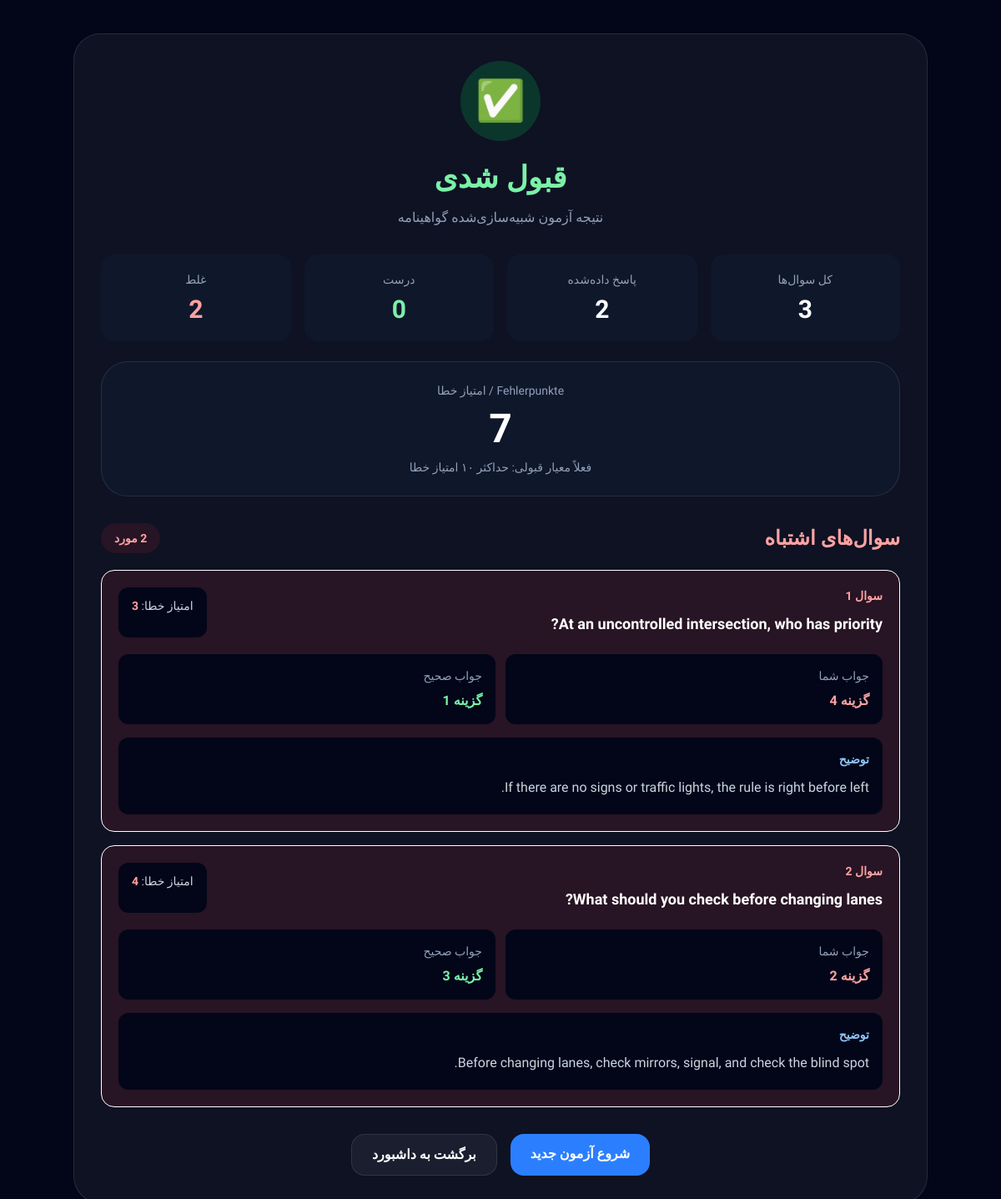
The page /quiz/exam/8/result/ (signed in) on the database its author committed.
### quiz/models.py (models this page shows, shortened)
class ExamAnswer(models.Model):
    exam = models.ForeignKey(
        ExamSession,
        on_delete=models.CASCADE,
        related_name="answers",
    )
    question = models.ForeignKey(
        Question,
        on_delete=models.CASCADE,
        related_name="exam_answers",
    )
    selected_answer = models.PositiveSmallIntegerField()
    is_correct = models.BooleanField(default=False)
    answered_at = models.DateTimeField(auto_now_add=True)
    class Meta:
        unique_together = ("exam", "question")

class Question(models.Model):
    SECTION_BASIC = "basic"
    SECTION_CLASS_B = "class_b"
    SECTION_CHOICES = [
        (SECTION_BASIC, "Basic Knowledge"),
        (SECTION_CLASS_B, "Class B"),
    ]
    category = models.ForeignKey(
        QuizCategory,
        on_delete=models.CASCADE,
        related_name="questions",
    )
    section = models.CharField(
        max_length=20,
        choices=SECTION_CHOICES,
        default=SECTION_BASIC,
    )
    title = models.TextField()
    image = models.ImageField(
        upload_to="quiz/images/",
        blank=True,
        null=True,
    )
    video_url = models.URLField(
        blank=True,
    )
    max_video_replays = models.PositiveSmallIntegerField(
        default=4,
        help_text="Maximum allowed video views before answering",
    )
    option_1 = models.CharField(max_length=255)
    option_2 = models.CharField(max_length=255)
    option_3 = models.CharField(max_length=255)
    option_4 = models.CharField(max_length=255, blank=True)
    correct_answer = models.PositiveSmallIntegerField(
        choices=[
            (1, "گزینه ۱"),
            (2, "گزینه ۲"),
            (3, "گزینه ۳"),
            (4, "گزینه ۴"),
        ]
    )
    points = models.PositiveSmallIntegerField(
        default=3,
        help_text="Fehlerpunkte / امتیاز خطا",
    )
    explanation = models.TextField(blank=True)
    is_published = models.BooleanField(default=True)
    created_at = models.DateTimeField(
        auto_now_add=True,
    )
    class Meta:
        ordering = ["section", "-created_at"]

### quiz/views.py (the view)
# urls.py: path("exam/<int:exam_id>/result/", views.exam_result, name="exam_result"),
@login_required
def exam_result(request, exam_id):
    exam = get_object_or_404(
        ExamSession,
        id=exam_id,
        user=request.user,
    )
    total_questions = exam.questions.count()
    answered_count = exam.answers.count()
    correct_count = exam.answers.filter(is_correct=True).count()
    wrong_count = exam.answers.filter(is_correct=False).count()
    total_error_points = exam.total_error_points()
    wrong_answers = (
        exam.answers.filter(is_correct=False)
        .select_related("question")
        .order_by("answered_at")
    )
    is_passed = total_error_points <= 10
    return render(
        request,
        "quiz/exam_result.html",
        {
            "exam": exam,
            "total_questions": total_questions,
            "answered_count": answered_count,
            "correct_count": correct_count,
            "wrong_count": wrong_count,
            "total_error_points": total_error_points,
            "wrong_answers": wrong_answers,
            "is_passed": is_passed,
        },
    )

### quiz/models.py (called while the page is built)
    def total_error_points(self):
        total = 0
        for answer in self.answers.all():
            if not answer.is_correct:
                total += answer.question.points
        return total

### quiz/templates/quiz/exam_result.html (shortened to what this page needs)
{% extends "base/base.html" %}
{% block content %}
<main class="min-h-screen bg-slate-950 px-6 py-10 text-white">
    <div class="mx-auto max-w-5xl">
        <section class="rounded-[2rem] border border-white/10 bg-white/5 p-8 text-center">
            {% if is_passed %}
                <div class="mx-auto mb-6 flex h-24 w-24 items-center justify-center rounded-full bg-green-500/20 text-5xl">
                    ✅
                </div>
                <h1 class="text-4xl font-black text-green-300">
                    قبول شدی
                </h1>
            {% endif %}
            <p class="mt-4 text-slate-400">
                نتیجه آزمون شبیه‌سازی‌شده گواهینامه
            </p>
            <div class="mt-8 grid gap-4 md:grid-cols-4">
                <div class="rounded-2xl bg-slate-900 p-5">
                    <p class="text-sm text-slate-400">کل سوال‌ها</p>
                    <p class="mt-2 text-3xl font-black">{{ total_questions }}</p>
                </div>
                <div class="rounded-2xl bg-slate-900 p-5">
                    <p class="text-sm text-slate-400">پاسخ داده‌شده</p>
                    <p class="mt-2 text-3xl font-black">{{ answered_count }}</p>
                </div>
                <div class="rounded-2xl bg-slate-900 p-5">
                    <p class="text-sm text-slate-400">درست</p>
                    <p class="mt-2 text-3xl font-black text-green-300">{{ correct_count }}</p>
                </div>
                <div class="rounded-2xl bg-slate-900 p-5">
                    <p class="text-sm text-slate-400">غلط</p>
                    <p class="mt-2 text-3xl font-black text-red-300">{{ wrong_count }}</p>
                </div>
            </div>
            <div class="mt-6 rounded-[2rem] border border-white/10 bg-slate-900 p-6">
                <p class="text-sm text-slate-400">
                    Fehlerpunkte / امتیاز خطا
                </p>
                <p class="mt-3 text-5xl font-black">
                    {{ total_error_points }}
                </p>
                <p class="mt-3 text-sm text-slate-400">
                    فعلاً معیار قبولی: حداکثر ۱۰ امتیاز خطا
                </p>
            </div>
            {% if wrong_answers %}
                <div class="mt-8 text-right">
                    <div class="mb-5 flex items-center justify-between">
                        <h2 class="text-2xl font-black text-red-300">
                            سوال‌های اشتباه
                        </h2>
                        <span class="rounded-full bg-red-500/10 px-4 py-2 text-sm font-bold text-red-300">
                            {{ wrong_count }} مورد
                        </span>
                    </div>
                    <div class="space-y-4">
                        {% for answer in wrong_answers %}
                            <div class="rounded-2xl border border-red-400/20 bg-red-500/10 p-5">
                                <div class="flex flex-col gap-3 md:flex-row md:items-start md:justify-between">
                                    <div>
                                        <p class="text-sm font-bold text-red-300">
                                            سوال {{ forloop.counter }}
                                        </p>
                                        <h3 class="mt-2 text-lg font-black leading-8 text-white">
                                            {{ answer.question.title }}
                                        </h3>
                                    </div>
                                    <div class="shrink-0 rounded-xl bg-slate-950 px-4 py-3 text-sm text-slate-300">
                                        امتیاز خطا:
                                        <span class="font-black text-red-300">
                                            {{ answer.question.points }}
                                        </span>
                                    </div>
                                </div>
                                <div class="mt-5 grid gap-3 md:grid-cols-2">
                                    <div class="rounded-xl bg-slate-950 p-4">
                                        <p class="text-sm text-slate-400">
                                            جواب شما
                                        </p>
                                        <p class="mt-2 font-black text-red-300">
                                            گزینه {{ answer.selected_answer }}
                                        </p>
                                    </div>
                                    <div class="rounded-xl bg-slate-950 p-4">
                                        <p class="text-sm text-slate-400">
                                            جواب صحیح
                                        </p>
                                        <p class="mt-2 font-black text-green-300">
                                            گزینه {{ answer.question.correct_answer }}
                                        </p>
                                    </div>
                                </div>
                                {% if answer.question.explanation %}
                                    <div class="mt-4 rounded-xl bg-slate-950 p-4">
                                        <p class="text-sm font-bold text-blue-300">
                                            توضیح
                                        </p>
                                        <p class="mt-2 leading-8 text-slate-300">
                                            {{ answer.question.explanation }}
                                        </p>
                                    </div>
                                {% endif %}
                            </div>
                        {% endfor %}
                    </div>
                </div>
            {% else %}
                <div class="mt-8 rounded-2xl border border-green-400/20 bg-green-500/10 p-5">
                    <h2 class="text-2xl font-black text-green-300">
                        هیچ سوال اشتباهی نداشتی 🎉
                    </h2>
                </div>
            {% endif %}
            <div class="mt-8 flex flex-col justify-center gap-4 sm:flex-row">
                <a
                    href="/quiz/exam/start/"
                    class="rounded-2xl bg-blue-500 px-6 py-3 font-bold hover:bg-blue-600"
                >
                    شروع آزمون جدید
                </a>
                <a
                    href="/dashboard/"
                    class="rounded-2xl border border-white/10 bg-white/5 px-6 py-3 font-bold hover:bg-white/10"
                >
                    برگشت به داشبورد
                </a>
            </div>
        </section>
    </div>
</main>
{% endblock %}

### rows shown on the page
ExamAnswer: question "At an uncontrolled intersection, who has priority?", question.points "3", selected_answer "4", question.correct_answer "1", question.explanation "If there are no signs or traffic lights, the rule is right before left."
ExamAnswer: question "What should you check before changing lanes?", question.points "4", selected_answer "2", question.correct_answer "3", question.explanation "Before changing lanes, check mirrors, signal, and check the blind spot."

### other values the page prints
{{ total_questions }} "3"
{{ answered_count }} "2"
{{ correct_count }} "0"
{{ wrong_count }} "2"
{{ total_error_points }} "7"
